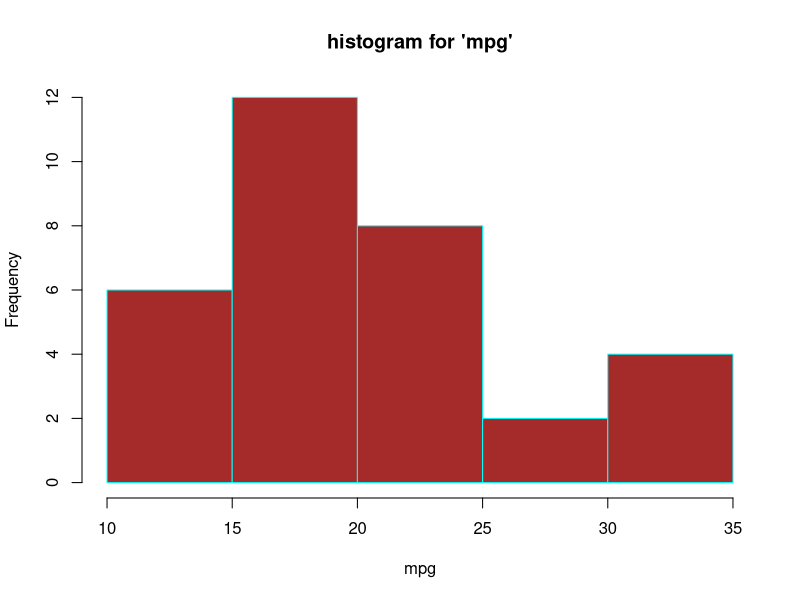
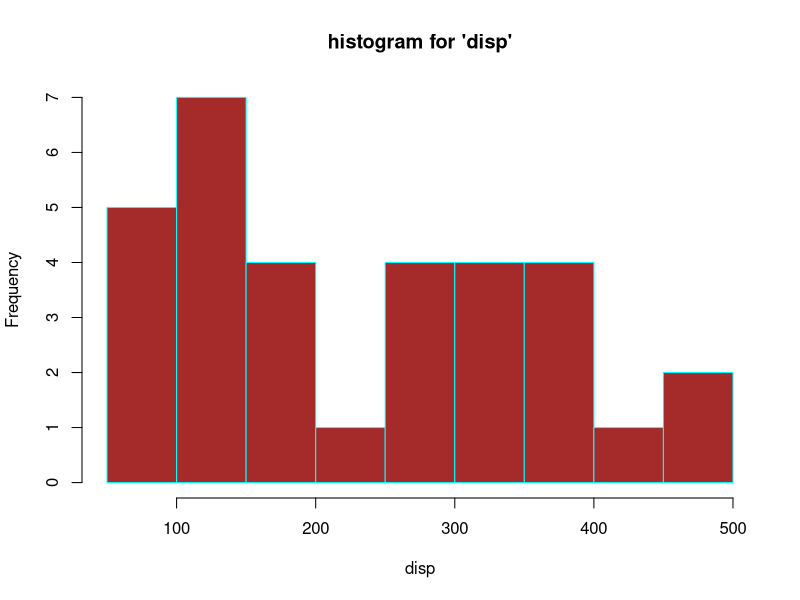
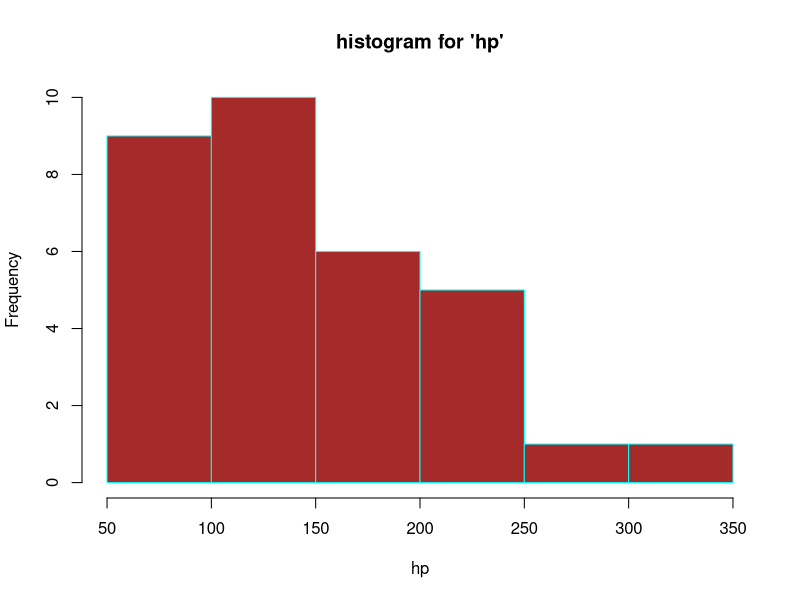
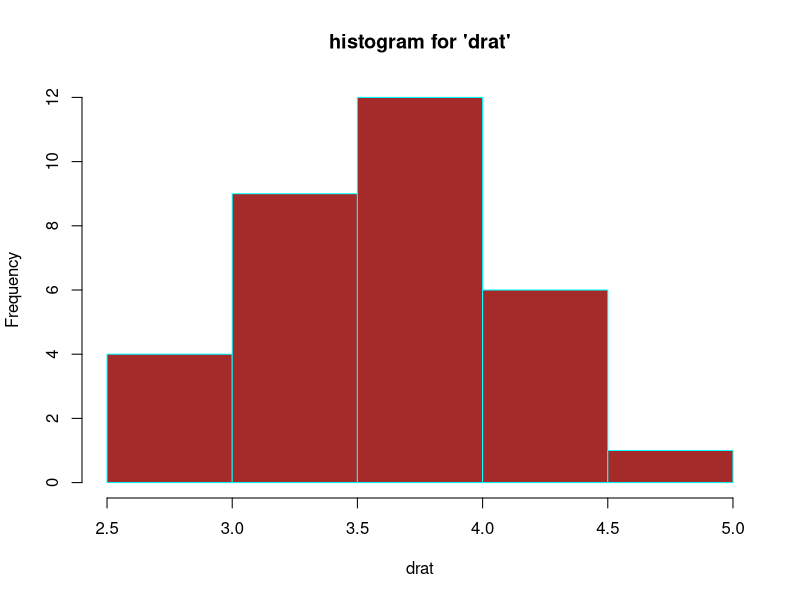
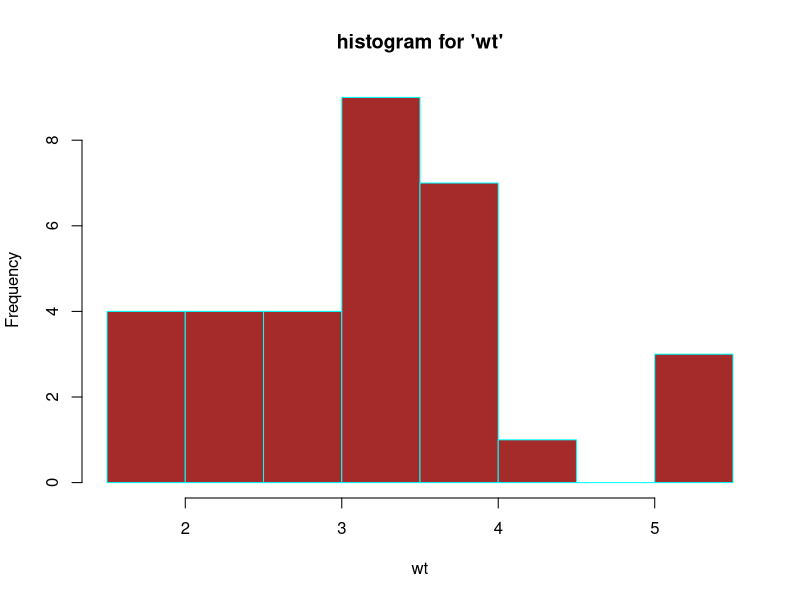
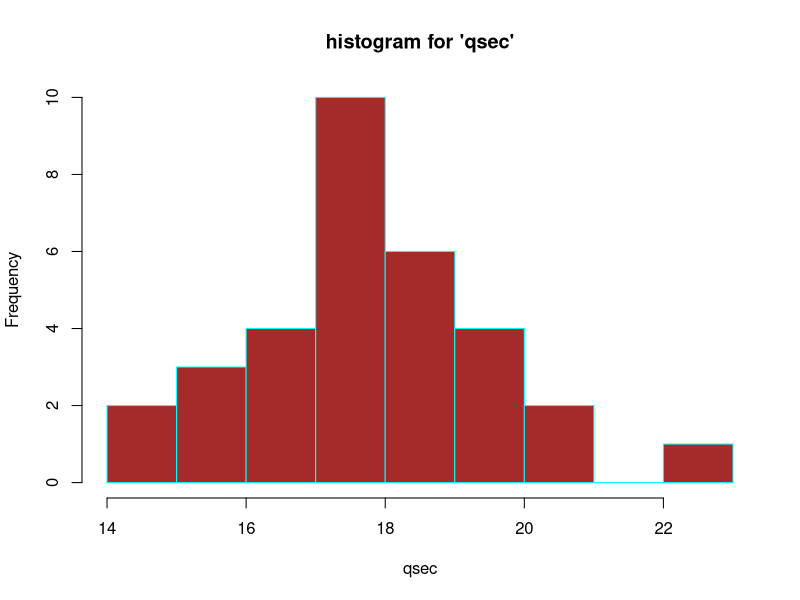

Generate these figures, in order, with R:
## ---- chunk 1
##Q(a): Indicate the type of data (categorical or continuous) for each of the variables included in the dataset.
head(mtcars)
#By using head() function, we are able to get few rows and all of columns(also variables) of mtcars table. Actually, a continuous data set is a quantitative data set that can have values that are represented as values or fractions and a categorical variable is one that has two or more categories (values). Accordingly it is easier to know that mpg, disp, hp, drat, wt and qsec are continuous, and cyl, vs, am, gear and carb are categorical.

##Q(b): For each of the categorical variables in the survey, indicate whether you believe the variable is nominal or ordinal.
#Both nominal and ordinal belong to categorical variable. A nominal variable has no intrinsic ordering to its categories and an ordinal variable is a variable for which the possible values are ordered. Accordingly, we can know that vs and am are nominal, and cyl, gear and carb are ordinal.
## ---- chunk 2
##Q(c): Create a histogram for each of the continuous variables.
#Histogram for 'mpg'
hist(mtcars$mpg,col="brown", main="histogram for 'mpg'", 
     xlab="mpg", border="cyan")
## ---- chunk 3
##Histogram for 'disp'
hist(mtcars$disp,col="brown", main="histogram for 'disp'", 
     xlab="disp", border="cyan")
## ---- chunk 4
##Histogram for 'hp'
hist(mtcars$hp,col="brown", main="histogram for 'hp'", 
     xlab="hp", border="cyan")
## ---- chunk 5
##Histogram for 'drat'
hist(mtcars$drat,col="brown", main="histogram for 'drat'", 
     xlab="drat", border="cyan")
## ---- chunk 6
##Histogram for 'wt'
hist(mtcars$wt,col="brown", main="histogram for 'wt'", 
     xlab="wt", border="cyan")
## ---- chunk 7
##Histogram for 'qsec'
hist(mtcars$qsec,col="brown", main="histogram for 'qsec'", 
     xlab="qsec", border="cyan")
## ---- chunk 8
##Q(d): Find the maximum and minimum of each column using apply().
#Maximum of each column
apply(mtcars,2,max)
#Minimum of each column
apply(mtcars,2,min)
## ---- chunk 9
##Q(e): Report the 25th, 50th, and 75th percentiles of all columns using apply().
apply(mtcars, 2, quantile, probs=c(.25, .50, .75))
## ---- chunk 10
##Q(f): Report and interpret the interquartile range for the mpg.
IQR(mtcars$mpg)
